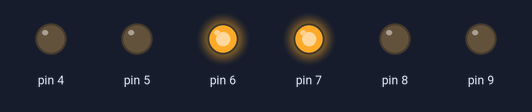
The sketch below on a simulated Arduino Uno, built with avr-gcc and run on an emulated ATmega328P. Parts: output pins drawn as LEDs (lit = HIGH). Random numbers use the default seed unless the sketch sets one.

Above: at 0.05 s.
At 0.5 s:
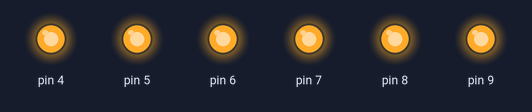
At 1.9 s:
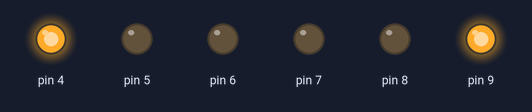
At 2.7 s:
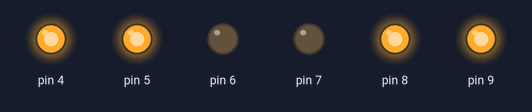
At 3.5 s:
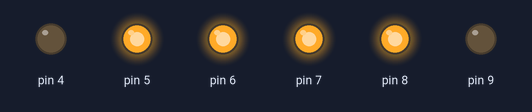
At 3.95 s:
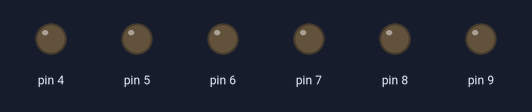
Timing chart, 0 to 5.3 s (numbered marks = the images above):
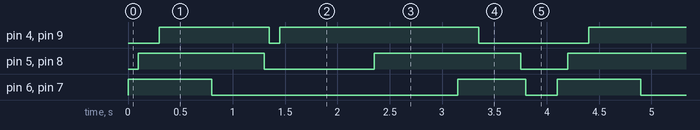

Measured:
- by itself, pin 4, pin 9: repeats every 4.1 s: LOW 0.10 s, HIGH 1.9 s, LOW 1.1 s, HIGH 1.1 s
- by itself, pin 5, pin 8: repeats every 4.1 s: LOW 1.1 s, HIGH 1.4 s, LOW 0.45 s, HIGH 1.2 s
- by itself, pin 6, pin 7: repeats every 4.1 s: LOW 2.4 s, HIGH 0.65 s, LOW 0.30 s, HIGH 0.80 s

The sketch:

_6LED_stutter_center.ino
```cpp
int dr = random(1000);
void setup() {
  // put your setup code here, to run once:
pinMode(4,OUTPUT);
pinMode(5,OUTPUT);
pinMode(6,OUTPUT);
pinMode(7,OUTPUT);
pinMode(8,OUTPUT);
pinMode(9,OUTPUT);

}

void loop() {
  // put your main code here, to run repeatedly:
digitalWrite(4,LOW);
digitalWrite(5,LOW);
digitalWrite(6,HIGH);
digitalWrite(7,HIGH);
digitalWrite(8,LOW);
digitalWrite(9,LOW);
delay(100);

digitalWrite(4,LOW);
digitalWrite(5,HIGH);
digitalWrite(6,HIGH);
digitalWrite(7,HIGH);
digitalWrite(8,HIGH);
digitalWrite(9,LOW);
delay(200);

digitalWrite(4,HIGH);
digitalWrite(5,HIGH);
digitalWrite(6,HIGH);
digitalWrite(7,HIGH);
digitalWrite(8,HIGH);
digitalWrite(9,HIGH);
delay(500);

digitalWrite(4,HIGH);
digitalWrite(5,HIGH);
digitalWrite(6,LOW);
digitalWrite(7,LOW);
digitalWrite(8,HIGH);
digitalWrite(9,HIGH);
delay(500);

digitalWrite(4,HIGH);
digitalWrite(5,LOW);
digitalWrite(6,LOW);
digitalWrite(7,LOW);
digitalWrite(8,LOW);
digitalWrite(9,HIGH);
delay(50);

digitalWrite(4,LOW);
digitalWrite(5,LOW);
digitalWrite(6,LOW);
digitalWrite(7,LOW);
digitalWrite(8,LOW);
digitalWrite(9,LOW);
delay(100);

digitalWrite(4,HIGH);
digitalWrite(5,LOW);
digitalWrite(6,LOW);
digitalWrite(7,LOW);
digitalWrite(8,LOW);
digitalWrite(9,HIGH);
delay(900);

digitalWrite(4,HIGH);
digitalWrite(5,HIGH);
digitalWrite(6,LOW);
digitalWrite(7,LOW);
digitalWrite(8,HIGH);
digitalWrite(9,HIGH);
delay(800);

digitalWrite(4,HIGH);
digitalWrite(5,HIGH);
digitalWrite(6,HIGH);
digitalWrite(7,HIGH);
digitalWrite(8,HIGH);
digitalWrite(9,HIGH);
delay(200);

digitalWrite(4,LOW);
digitalWrite(5,HIGH);
digitalWrite(6,HIGH);
digitalWrite(7,HIGH);
digitalWrite(8,HIGH);
digitalWrite(9,LOW);
delay(400);

digitalWrite(4,LOW);
digitalWrite(5,LOW);
digitalWrite(6,HIGH);
digitalWrite(7,HIGH);
digitalWrite(8,LOW);
digitalWrite(9,LOW);
delay(50);

digitalWrite(4,LOW);
digitalWrite(5,LOW);
digitalWrite(6,LOW);
digitalWrite(7,LOW);
digitalWrite(8,LOW);
digitalWrite(9,LOW);
delay(300);
}
```
